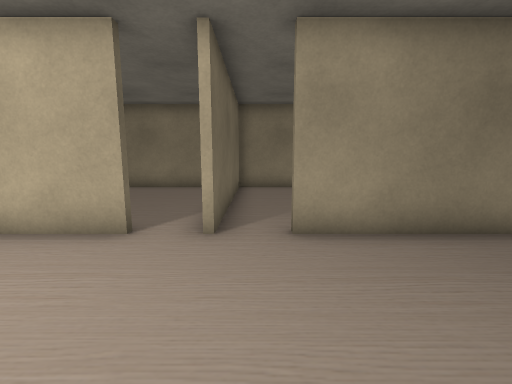
[1] (above)

16 first-person views from a walk through a Unity game level. The camera is 1.4 m above the floor, tilts 8° down and sees 90° across. The floor is counted in squares, 1 m on a side. Each view is taken from the middle of a square. On the plan, view 1 faces up. The plan holds only what a view shows up to about 13 squares ahead; the rest is blank. The player is left out. Some surface patterns are stand-ins.

[2]
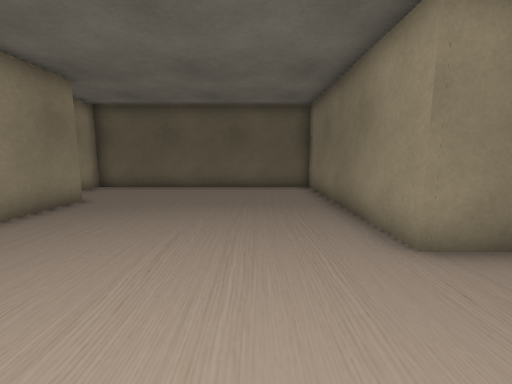

[3]
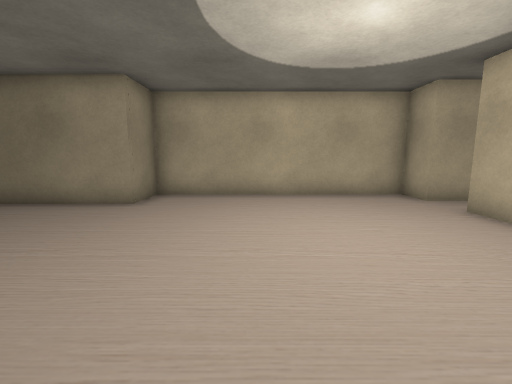

[4]
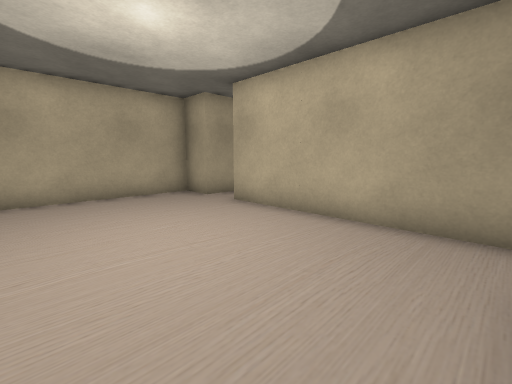

[5]
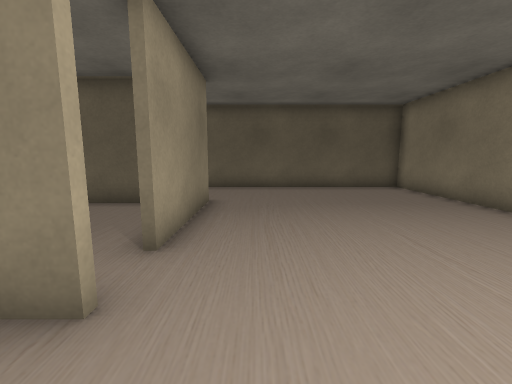

[6]
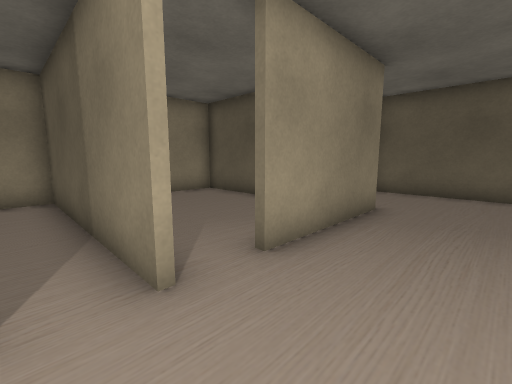

[7]
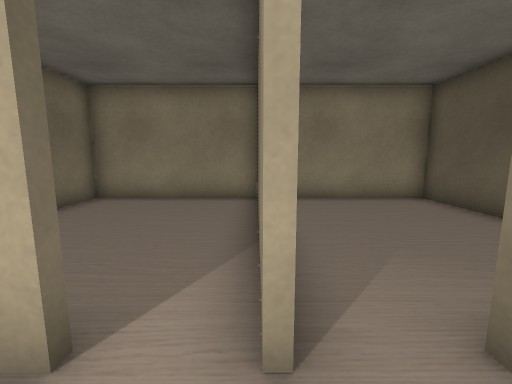

[8]
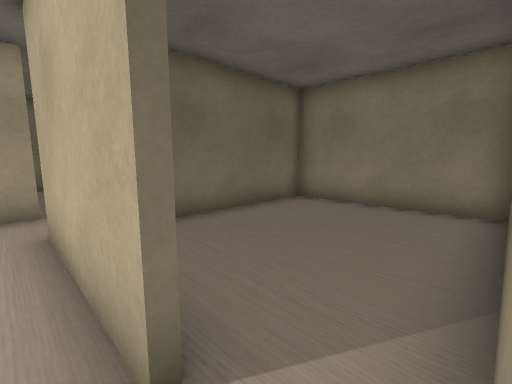

[9]
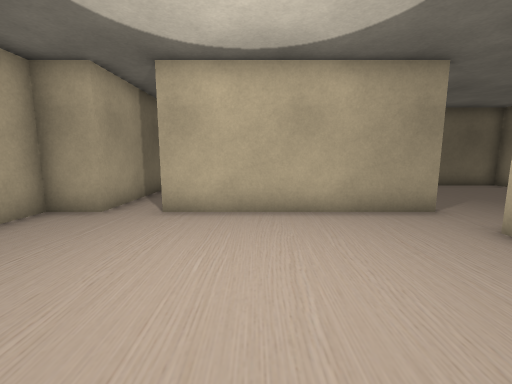

[10]
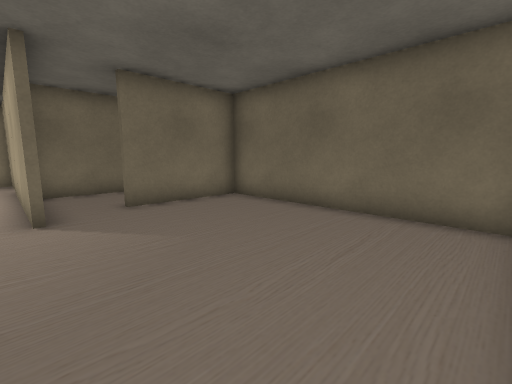

[11]
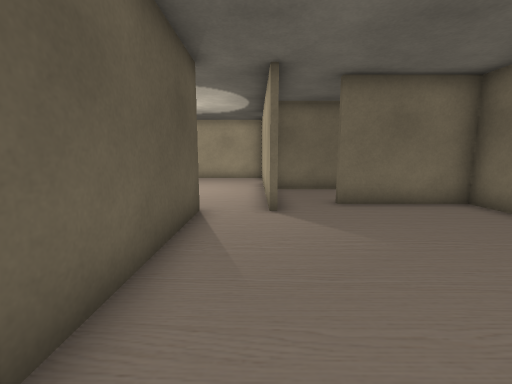

[12]
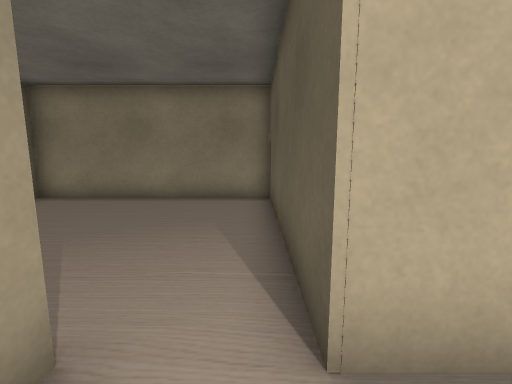

[13]
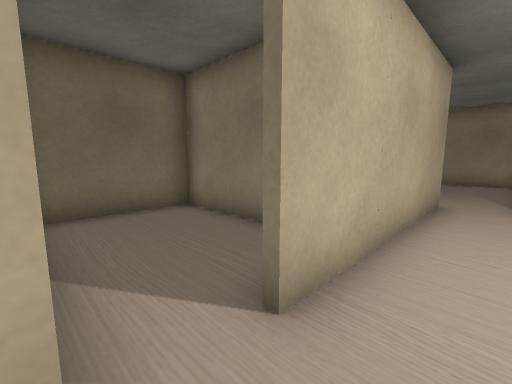

[14]
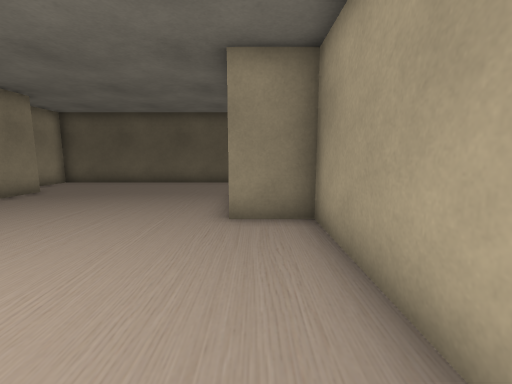

[15]
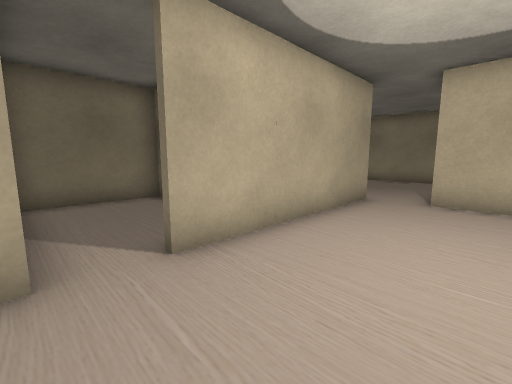

[16]
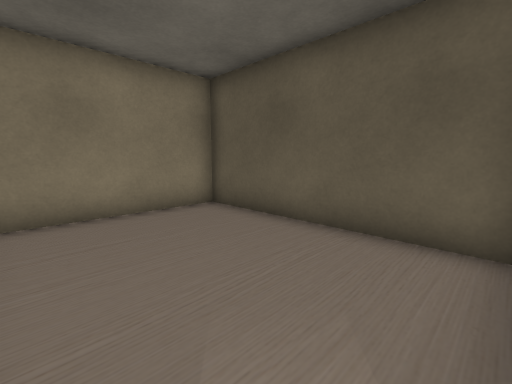

### Floor plan
Ten units are one square. View 1 is at (0, 0); x grows to the right and y downward. Boxes are objects, and circles mark ways between rooms. Rooms are numbered by the first view taken in them; rooms with no view inside come last. Other rooms are left out.
<svg viewBox="-148 -120 239 178">
<path fill="none" stroke="#000" d="M-22 -45 -65 -45M50 -45 6 -45M-83 -36 -83 24M-95 39 -83 39 -83 53 6 53 6 34 86 34 86 -61 69 -61M-83 -46 -83 -36M-65 -45 -65 -115 -143 -115 -143 -36 -104 -36M46 -49 46 -115 -8 -115M-8 -111 -8 -44M-10 -44 -10 -115 -63 -115 -63 -66M-125 39 -95 39M-106 1 -137 1 -137 38"/>
<circle cx="-80" cy="-40" r="3" fill="#2a7"/>
<circle cx="0" cy="-50" r="3" fill="#2a7"/>
<circle cx="-20" cy="-50" r="3" fill="#2a7"/>
<circle cx="-90" cy="30" r="3" fill="#2a7"/>
<text x="0" y="0">1</text>
<text x="-100" y="-80">2</text>
<text x="20" y="-80">3</text>
<text x="-40" y="-80">4</text>
<text x="-120" y="20">5</text>
</svg>
Room 1 opens to room 2. Room 1 opens to room 3. Room 1 opens to room 4. Room 1 opens to room 5.

Where each view was taken, in squares from view 1:
view 1: 0 up, 0 right, facing up
view 2: 1 down, 3 left, facing right
view 3: 4 up, 3 left, facing down
view 4: 4 up, 3 left, facing down-left
view 5: 3 up, 3 left, facing right
view 6: 2 up, 2 left, facing up-right
view 7: 3 up, 1 left, facing up
view 8: 4 up, 1 left, facing up-left
view 9: 0 up, 2 left, facing left
view 10: 11 up, 8 left, facing down-left
view 11: 11 up, 8 left, facing down
view 12: 3 up, 7 left, facing up
view 13: 4 down, 7 left, facing up-left
view 14: 4 down, 5 left, facing right
view 15: 4 down, 5 left, facing up-left
view 16: 5 up, 0 right, facing up-right
